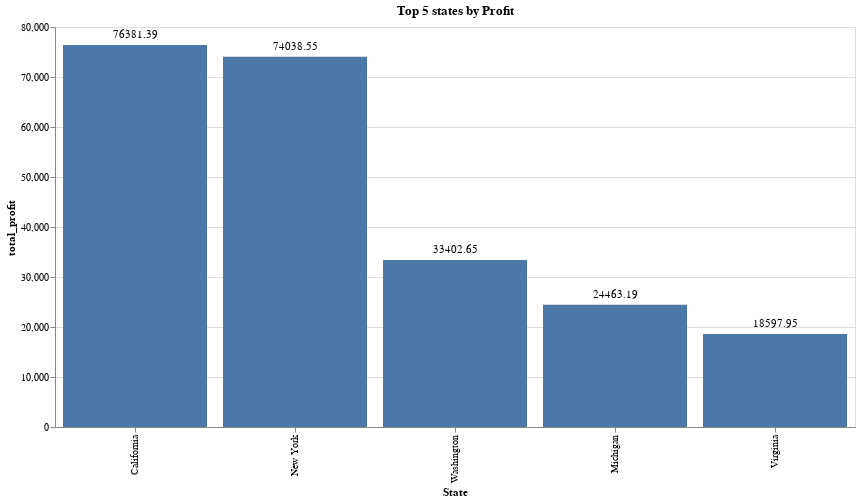

The notebook cell saved with this chart:
### Code cell
# Bar chart
bar_chart = b.plot.bar(x=alt.X("State", sort="-y"), y="total_profit").properties(
    width=800, height=400, title="Top 5 states by Profit"
)

# Text labels on top of bars
text = bar_chart.mark_text(
    align="center", baseline="bottom", dy=-5  # Adjust position above bars
).encode(text="total_profit")

bar_chart + text

### Figure 1 — Vega-Lite specification as saved in the notebook (floating-point values rounded to 4 significant figures)
{"config": {"view": {"continuousWidth": 300, "continuousHeight": 300}}, "layer": [{"mark": {"type": "bar", "tooltip": true}, "encoding": {"x": {"field": "State", "sort": "-y", "type": "nominal"}, "y": {"field": "total_profit", "type": "quantitative"}}, "name": "view_1", "title": "Top 5 states by Profit"}, {"mark": {"type": "text", "align": "center", "baseline": "bottom", "dy": -5}, "encoding": {"text": {"field": "total_profit", "type": "quantitative"}, "x": {"field": "State", "sort": "-y", "type": "nominal"}, "y": {"field": "total_profit", "type": "quantitative"}}, "title": "Top 5 states by Profit"}], "data": {"name": "data-090d86319e8021ccef80bb0cae879d60"}, "height": 400, "params": [{"name": "param_2", "select": {"type": "interval", "encodings": ["x", "y"]}, "bind": "scales", "views": ["view_1"]}], "width": 800, "$schema": "https://vega.github.io/schema/vega-lite/v5.20.1.json", "datasets": {"data-090d86319e8021ccef80bb0cae879d60": [{"State": "California", "total_profit": 76380.0}, {"State": "New York", "total_profit": 74040.0}, {"State": "Washington", "total_profit": 33400.0}, {"State": "Michigan", "total_profit": 24460.0}, {"State": "Virginia", "total_profit": 18600.0}]}}
